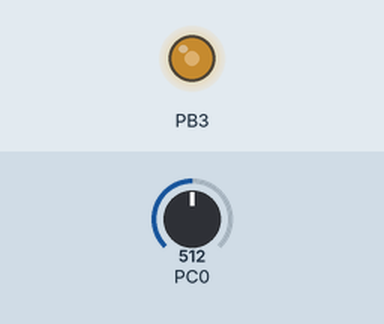
Recording of a program running on a simulated ATmega328P, built with avr-gcc and emulated at 16 MHz. Shown: output pins drawn as LEDs (lit = HIGH). Inputs (shaded band) come from the test bench; at power-on: PC0 = 512.

Above: at 1.2 s.
1.3 s: PC0 set to 716
At 2.0 s:
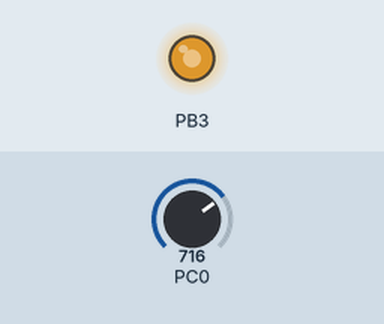
2.8 s: PC0 set to 900
At 3.2 s:
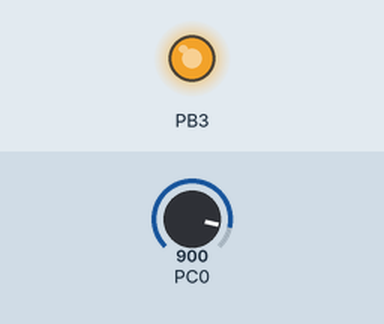
4.3 s: PC0 set to 122
At 5.5 s:
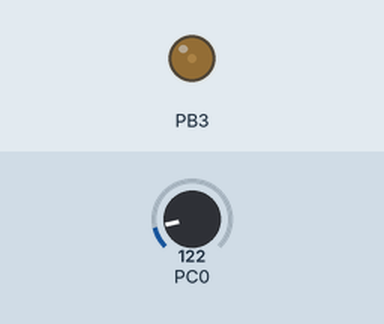
5.8 s: PC0 set to 0
At 6.7 s:
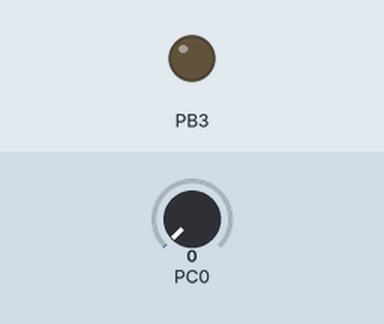
Timing chart, 0 to 8.3 s (numbered marks = the images above; inputs shaded):
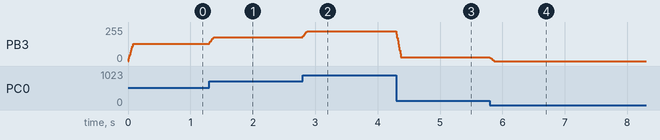

The program:

main.c
```c
/*
 * 9장 실습: 가변저항으로 LED 밝기 조절 (아두이노 우노)
 *
 * 연결
 *   A0 (PC0 = ADC0): 10 kΩ 가변저항의 가운데 다리. 양쪽 다리는 5 V와 GND
 *   D11 (PB3 = OC2A): 330 Ω -- LED -- GND   (8장의 Timer2 PWM)
 *
 * 10 ms마다 ADC를 읽어 최근 8개를 평균하고, 그 값으로 PWM 듀티비를 정한다.
 *
 * 레지스터: ATmega328P 데이터시트, Analog-to-Digital Converter 장
 *   ADMUX  REFS1:0 = 01 (AVCC 기준), MUX3:0 = 채널
 *   ADCSRA ADEN, ADSC, ADPS2:0 = 111 (÷128 → 125 kHz)
 *   DIDR0  ADC0D (디지털 입력 끄기)
 */
#include <avr/io.h>
#include <avr/interrupt.h>
#include <util/atomic.h>
#include <stdint.h>

#define AVG_N 8

static volatile uint32_t ms_ticks;
volatile uint16_t pot_raw, pot_avg;      /* 14장 이후 UART로 확인용 */

ISR(TIMER0_COMPA_vect)
{
    ms_ticks++;
}

static uint32_t millis(void)
{
    uint32_t t;
    ATOMIC_BLOCK(ATOMIC_RESTORESTATE) {
        t = ms_ticks;
    }
    return t;
}

static void adc_init(void)
{
    ADMUX  = (1 << REFS0);                       /* 기준 = AVCC(5 V), 오른쪽 정렬, 채널 0 */
    ADCSRA = (1 << ADEN)                         /* ADC 켜기 */
           | (1 << ADPS2) | (1 << ADPS1) | (1 << ADPS0);   /* 16 MHz ÷ 128 = 125 kHz */
    DIDR0  = (1 << ADC0D);                       /* A0의 디지털 입력 버퍼 끄기 */
}

static uint16_t adc_read(uint8_t ch)
{
    ADMUX = (ADMUX & 0xF0) | (ch & 0x0F);        /* 채널 선택 */
    ADCSRA |= (1 << ADSC);                       /* 변환 시작 */
    while (ADCSRA & (1 << ADSC)) {               /* 끝나면 ADSC가 0이 된다 (약 104 µs) */
    }
    return ADC;                                  /* ADCL, ADCH를 순서대로 읽는 16비트 접근 */
}

int main(void)
{
    static uint16_t buf[AVG_N];
    uint8_t idx = 0;
    uint32_t sum = 0;

    /* 1 ms 틱 (8장) */
    TCCR0A = (1 << WGM01);
    TCCR0B = (1 << CS01) | (1 << CS00);
    OCR0A  = 249;
    TIMSK0 = (1 << OCIE0A);

    /* LED PWM (8장) */
    DDRB  |= (1 << DDB3);
    TCCR2A = (1 << COM2A1) | (1 << WGM21) | (1 << WGM20);
    TCCR2B = (1 << CS22);

    adc_init();
    sei();

    uint32_t last = 0;
    for (;;) {
        uint32_t now = millis();
        if (now - last >= 10) {
            last = now;

            pot_raw = adc_read(0);
            sum -= buf[idx];                     /* 가장 오래된 값을 빼고 */
            buf[idx] = pot_raw;                  /* 새 값을 넣고 */
            sum += pot_raw;                      /* 더한다: 매번 8개를 다시 더할 필요가 없다 */
            idx = (idx + 1) % AVG_N;
            pot_avg = (uint16_t)(sum / AVG_N);

            OCR2A = (uint8_t)(pot_avg >> 2);     /* 10비트(0~1023) → 8비트(0~255) */
        }
    }
}
```

Measured:
- after the input at 1.3 s, PB3: 128/255 → 179/255 at once
- after the input at 2.8 s, PB3: 179/255 → 225/255 at once
- after the input at 4.3 s, PB3: 225/255 → 30/255 at once
- after the input at 5.8 s, PB3: 30/255 → 0/255 at once
